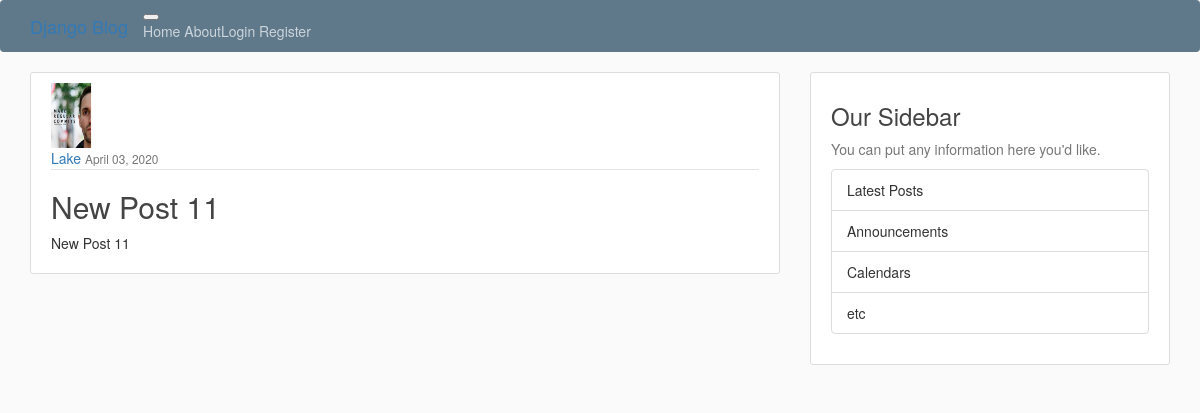
The page /post/13/ on the database its author committed.
### blog/models.py (models this page shows, shortened)
class Post(models.Model):
    title = models.CharField(max_length=100)
    content = models.TextField()
    date_posted = models.DateTimeField(default=timezone.now)
    author = models.ForeignKey(User, on_delete=models.CASCADE)

### users/models.py (models this page shows, shortened)
class Profile(models.Model):
    user = models.OneToOneField(User, on_delete=models.CASCADE)
    image = models.ImageField(default='default.jpg', upload_to='profile_pics')

### blog/views.py (the view)
# urls.py: path('post/<int:pk>/', PostDetailView.as_view(), name='post-detail'),
class PostDetailView(DetailView):
    model = Post

### blog/templates/blog/post_detail.html (shortened to what this page needs)
{% extends "blog/base.html" %}
{% block content %}
    <article class="media content-section">
        <img src="{{  object.author.profile.image.url }}" class="rounded-circle article-img" alt="profile pic">
        <div class="media-body">
        <div class="article-metadata">
            <a class="mr-2" href="{% url 'user-posts' object.author.username %}">{{ object.author }}</a>
            <small class="text-muted">{{ object.date_posted|date:"F d, Y" }}</small>
        </div>
        <h2 class="article-title">{{ object.title }}</h2>
        <p class="article-content">{{ object.content }}</p>
        </div>
    </article>
{% endblock content %}

### blog/static/blog/main.css (style rules this page uses)
body { background: #fafafa; color: #333333; }
h1, h2, h3, h4, h5, h6 { color: #444444; }
.content-section { background: #ffffff; padding: 10px 20px; border: 1px solid #dddddd; border-radius: 3px; margin-bottom: 20px; }
.article-title { color: #444444; }
.article-content { white-space: pre-line; }
.article-img { height: 65px; width: 65px; margin-right: 16px; }
.article-metadata { padding-bottom: 1px; margin-bottom: 4px; border-bottom: 1px solid #e3e3e3 }

### rows shown on the page
Post: author.profile.image (picture), author "Lake", date_posted "April 03, 2020", title "New Post 11", content "New Post 11"
